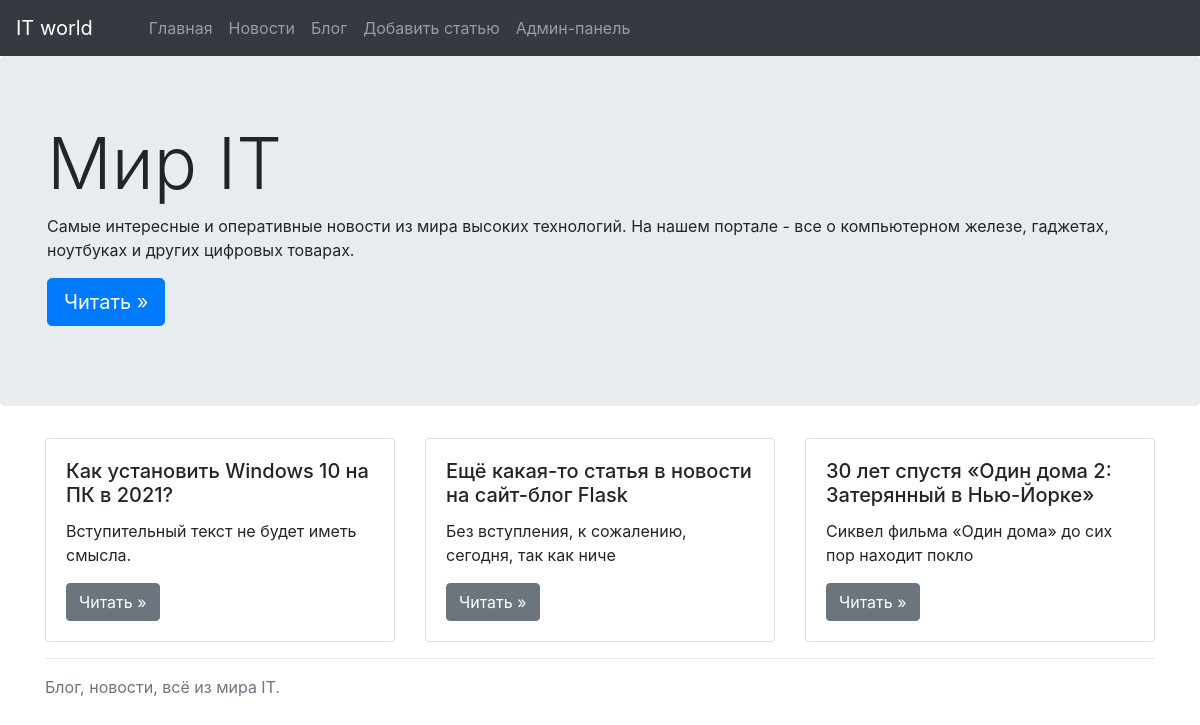
The page / on the database its author committed.
### app.py (models this page shows, shortened)
class Article(db.Model):
    id = db.Column(db.Integer, primary_key=True)
    category_id = db.Column(db.Integer, db.ForeignKey('category.id'))
    title = db.Column(db.String(50), nullable=False, unique=True)
    introduction = db.Column(db.String(100), nullable=False)
    text = db.Column(db.Text(), nullable=False)
    pub_date = db.Column(db.DateTime, default=datetime.utcnow)

### app.py (the view)
@app.route('/')
def index():
    latest_articles = Article.query.order_by(Article.pub_date.desc())[:3]
    return render_template('index.html', articles=latest_articles)

### templates/index.html (shortened to what this page needs)
{% extends 'base.html' %}
{% block content %}
    <main class="main">
        <div class="jumbotron">
            <div class="container">
                <h1 class="display-3">Мир IT</h1>
                <p>
                    Самые интересные и оперативные новости из мира высоких технологий.
                    На нашем портале - все о компьютерном железе, гаджетах, ноутбуках и других цифровых товарах.
                </p>
                <p>
                    <a class="btn btn-primary btn-lg" href="{{ url_for('news') }}" role="button">Читать »</a>
                </p>
            </div>
        </div>
        <div class="container">
            <div class="card-deck mb-3">
                {% for article in articles %}
                    <div class="card" style="width: 18rem;">
                        <div class="card-body">
                            <h5 class="card-title">{{ article.title }}</h5>
                                <p class="card-text">{{ article.introduction[:50].strip() }}</p>
                                <a class="btn btn-secondary"
                                   href="{{ url_for('detailed_post', article_id=article.id) }}"
                                   role="button">Читать »
                                </a>
                        </div>
                    </div>
                {% endfor %}
            </div>
            <hr>
        </div>
        <footer class="footer mb-5">
            <div class="container">
                <span class="text-muted">Блог, новости, всё из мира IT.</span>
            </div>
        </footer>
    </main>
{% endblock %}

### rows shown on the page
Article: title "Как установить Windows 10 на ПК в 2021?", introduction "Вступительный текст не будет иметь смысла."
Article: title "Ещё какая-то статья в новости на сайт-блог Flask", introduction "Без вступления, к сожалению, сегодня, так как ниче"
Article: title "30 лет спустя «Один дома 2: Затерянный в Нью-Йорке»", introduction "Сиквел фильма «Один дома» до сих пор находит покло"
